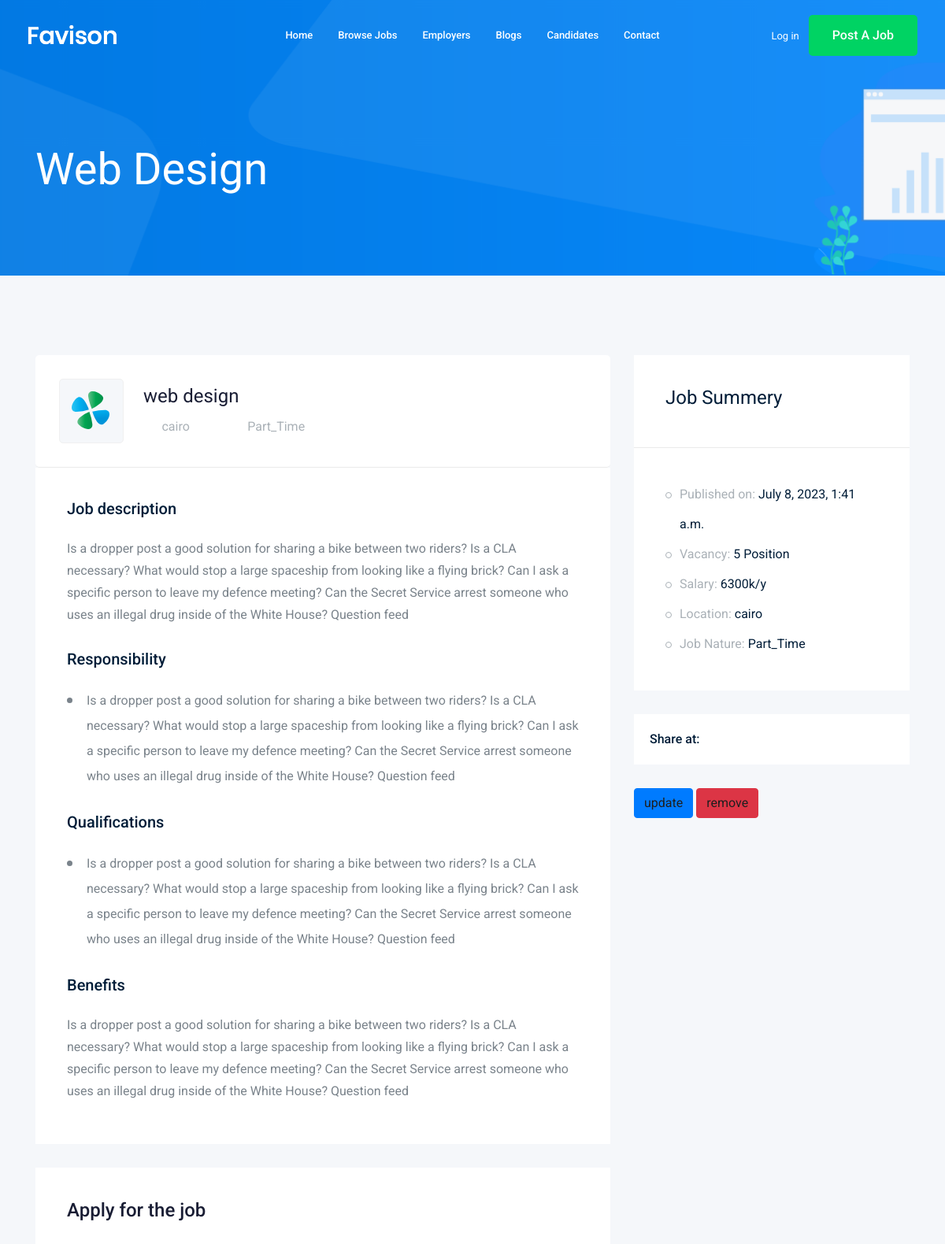
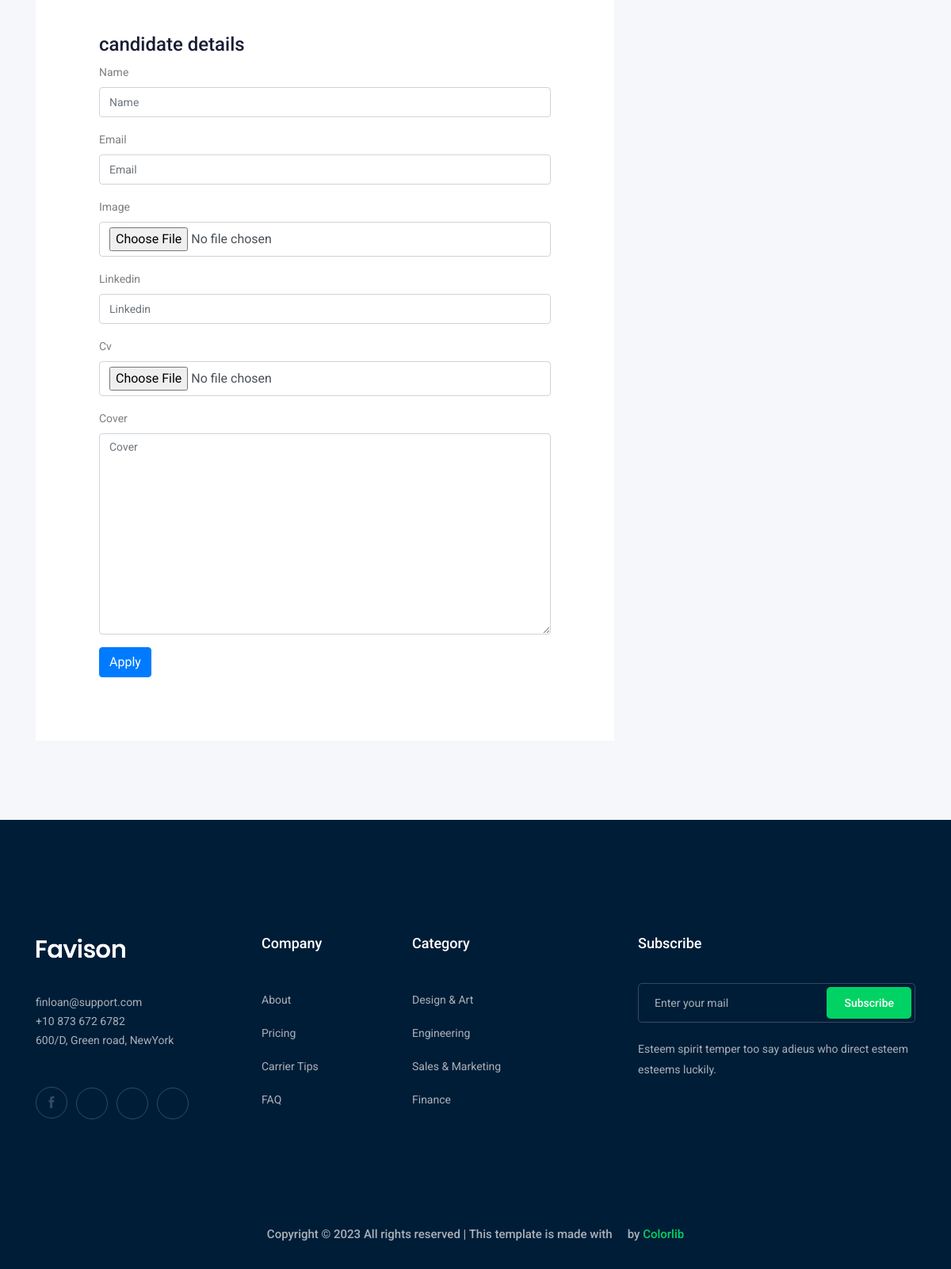
The page /jobs/web-design-job-41d1 on the database its author committed (2 pictures, top to bottom).
### board/models.py (models this page shows, shortened)
class Job(models.Model):
    publisher = models.ForeignKey(User, verbose_name=_(
        "publisher"), on_delete=models.SET_NULL, null=True, blank=True, related_name='job_author')
    name = models.CharField(_("job"), max_length=100)
    employer = models.ForeignKey(Employer, verbose_name=_(
        "employer"), on_delete=models.SET_NULL, related_name='job_employer', null=True, blank=True)
    category = models.ForeignKey(Category, verbose_name=_(
        "category"), on_delete=models.CASCADE, related_name='job_category')
    job_type = models.CharField(_("job type"), max_length=50, choices=JOB_TYPE)
    published_at = models.DateTimeField(_("published at"), auto_now_add=True)
    vacancy = models.IntegerField(_("vacancy"))
    salary = models.IntegerField(_("salary"))
    des = models.TextField(_("description"), max_length=2500)
    Qual = models.TextField(_("Qualifications"), max_length=2500)
    Res = models.TextField(_("Responsibility"), max_length=2500)
    Benefits = models.TextField(_("Benefits"), max_length=2500)
    slug = models.SlugField(_("slug"), null=True, blank=True, unique=True)
    def __str__(self):
        return self.name

### companies/models.py (models this page shows, shortened)
class Employer(models.Model):
    name = models.CharField(_("name"), max_length=100)
    industry = models.CharField(_("Industry"), max_length=250)
    icon = models.CharField(_("icon"), max_length=50)
    founded = models.DateField(_("founded"), auto_now=False, auto_now_add=False)
    location = models.CharField(_("location"), max_length=250)
    website = models.CharField(_("website"), max_length=150)
    size = models.CharField(_("company size"), max_length=100)
    Profile = models.TextField(_("company Profile"), max_length=1000)
    linkedin = models.CharField(_("linkedin"), max_length=100)
    slug = models.SlugField(_("slug"), null=True, blank=True, unique=True)

### board/views.py (the view)
# urls.py: path('jobs/<slug:slug>', Job_detail ,name='job_detail'),  #functions
def Job_detail(request, slug):
    job = get_object_or_404(Job, slug=slug)
    if request.method == 'POST':
        form = CandidateForm(request.POST, request.FILES)
        if form.is_valid():
            Candidate = form.save(commit=False)
            Candidate.job = job
            Candidate.save()
            return redirect('board:job_detail', slug=job.slug)
    else:
        form = CandidateForm()
    context = {'job': job, 'form': form}
    return render(request, 'board/job_detail.html', context)

### board/forms.py
class CandidateForm(forms.ModelForm):
    class Meta:
        model = Candidate
        fields = '__all__'
        exclude=['user','job']

### board/templates/board/job_detail.html (shortened to what this page needs)
{% extends 'base.html' %}
{% load bootstrap4 %}
{% block content %}
<div class="bradcam_area bradcam_bg_1">
    <div class="container">
        <div class="row">
            <div class="col-xl-12">
                <div class="bradcam_text">
                    <h3>{{job}}</h3>
                </div>
            </div>
        </div>
    </div>
</div>
<div class="job_details_area">
    <div class="container">
        <div class="row">
            <div class="col-lg-8">
                <div class="job_details_header">
                    <div class="single_jobs white-bg d-flex justify-content-between">
                        <div class="jobs_left d-flex align-items-center">
                            <div class="thumb">
                                <img src="img/svg_icon/1.svg" alt="">
                            </div>
                            <div class="jobs_conetent">
                                <a href="#">
                                    <h4>{{job}}</h4>
                                </a>
                                <div class="links_locat d-flex align-items-center">
                                    <div class="location">
                                        <p> <i class="fa fa-map-marker"></i> {{job.employer.location}}</p>
                                    </div>
                                    <div class="location">
                                        <p> <i class="fa fa-clock-o"></i> {{job.job_type}}</p>
                                    </div>
                                </div>
                            </div>
                        </div>
                    </div>
                </div>
                <div class="descript_wrap white-bg">
                    <div class="single_wrap">
                        <h4>Job description</h4>
                        <p>{{job.des}}</p>
                    </div>
                    <div class="single_wrap">
                        <h4>Responsibility</h4>
                        <ul>
                            <li>{{job.Res}}
                            </li>
                        </ul>
                    </div>
                    <div class="single_wrap">
                        <h4>Qualifications</h4>
                        <ul>
                            <li>{{job.Qual}}
                            </li>
                        </ul>
                    </div>
                    <div class="single_wrap">
                        <h4>Benefits</h4>
                        <p>{{job.Benefits}}</p>
                    </div>
                </div>
                <div class="apply_job_form white-bg">
                    <h4>Apply for the job</h4>
                    <form method="POST" enctype="multipart/form-data" class="apply_job_form white-bg">
                        <h3>candidate details</h3>
                        {% bootstrap_form form %}
                        {% buttons %}
                        <button type="submit" class="btn btn-primary">Apply</button>
                        {% endbuttons %}
                    </form>
                </div>
            </div>
            <div class="col-lg-4">
                <div class="job_sumary">
                    <div class="summery_header">
                        <h3>Job Summery</h3>
                    </div>
                    <div class="job_content">
                        <ul>
                            <li>Published on: <span>{{job.published_at}}</span></li>
                            <li>Vacancy: <span>{{job.vacancy}} Position</span></li>
                            <li>Salary: <span>{{job.salary}}k/y</span></li>
                            <li>Location: <span>{{job.employer.location}}</span></li>
                            <li>Job Nature: <span> {{job.job_type}}</span></li>
                        </ul>
                    </div>
                </div>
                <div class="share_wrap d-flex">
                    <span>Share at:</span>
                    <ul>
                        <li><a href="https://www.facebook.com" target="_blank"> <i class="fa fa-facebook"></i></a> </li>
                        <li><a href="https://www.google-plus.com" target="_blank"> <i class="fa fa-google-plus"></i></a>
                        </li>
                        <li><a href="https://www.twitter.com" target="_blank"> <i class="fa fa-twitter"></i></a> </li>
                    </ul>
                </div>
                <div>
                    <button type="submit" class="btn btn-primary"><a
                            href="{% url 'board:job_update' job.slug %}">update</a></button>
                    <button type="submit" class="btn btn-danger"><a
                            href="{% url 'board:job_delete' job.slug %}">remove</a></button>
                </div>
            </div>
        </div>
    </div>
</div>
{% endblock content %}

### rows shown on the page
Job: name "Web Design", name "web design", employer.location "cairo", job_type "Part_Time", des "Is a dropper post a good solution for sharing a bike between two riders? Is a CLA necessary? What would stop a large spaceship from looking like a flying brick? Can I ask a specific person to leave my defence meeting? Can the Secret Service arrest someone who uses an illegal drug inside of the White House? Question feed", Res "Is a dropper post a good solution for sharing a bike between two riders? Is a CLA necessary? What would stop a large spaceship from looking like a flying brick? Can I ask a specific person to leave my defence meeting? Can the Secret Service arrest someone who uses an illegal drug inside of the White House? Question feed", Qual "Is a dropper post a good solution for sharing a bike between two riders? Is a CLA necessary? What would stop a large spaceship from looking like a flying brick? Can I ask a specific person to leave my defence meeting? Can the Secret Service arrest someone who uses an illegal drug inside of the White House? Question feed", Benefits "Is a dropper post a good solution for sharing a bike between two riders? Is a CLA necessary? What would stop a large spaceship from looking like a flying brick? Can I ask a specific person to leave my defence meeting? Can the Secret Service arrest someone who uses an illegal drug inside of the White House? Question feed", published_at "July 8, 2023, 1:41 a.m.", vacancy "5", salary "6300"
